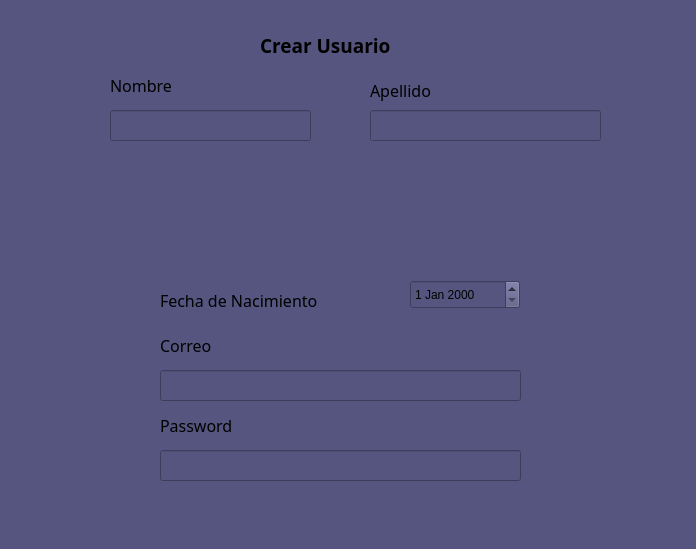
<?xml version="1.0" encoding="UTF-8"?>
<ui version="4.0">
 <class>datoApellido</class>
 <widget class="QFrame" name="datoApellido">
  <property name="geometry">
   <rect>
    <x>0</x>
    <y>0</y>
    <width>696</width>
    <height>549</height>
   </rect>
  </property>
  <property name="windowTitle">
   <string>Frame</string>
  </property>
  <property name="styleSheet">
   <string notr="true">background-color: rgb(85, 85, 127);</string>
  </property>
  <widget class="QLabel" name="Nombre">
   <property name="geometry">
    <rect>
     <x>110</x>
     <y>70</y>
     <width>71</width>
     <height>31</height>
    </rect>
   </property>
   <property name="font">
    <font>
     <family>Cascadia Code</family>
     <pointsize>12</pointsize>
    </font>
   </property>
   <property name="text">
    <string>Nombre</string>
   </property>
  </widget>
  <widget class="QLabel" name="Nombre_2">
   <property name="geometry">
    <rect>
     <x>370</x>
     <y>70</y>
     <width>101</width>
     <height>41</height>
    </rect>
   </property>
   <property name="font">
    <font>
     <family>Cascadia Code</family>
     <pointsize>12</pointsize>
    </font>
   </property>
   <property name="text">
    <string>Apellido</string>
   </property>
  </widget>
  <widget class="QLabel" name="Nombre_3">
   <property name="geometry">
    <rect>
     <x>160</x>
     <y>330</y>
     <width>71</width>
     <height>31</height>
    </rect>
   </property>
   <property name="font">
    <font>
     <family>Cascadia Code</family>
     <pointsize>12</pointsize>
    </font>
   </property>
   <property name="text">
    <string>Correo</string>
   </property>
  </widget>
  <widget class="QLabel" name="Nombre_4">
   <property name="geometry">
    <rect>
     <x>160</x>
     <y>280</y>
     <width>231</width>
     <height>41</height>
    </rect>
   </property>
   <property name="font">
    <font>
     <family>Cascadia Code</family>
     <pointsize>12</pointsize>
    </font>
   </property>
   <property name="text">
    <string>Fecha de Nacimiento</string>
   </property>
  </widget>
  <widget class="QLabel" name="Nombre_5">
   <property name="geometry">
    <rect>
     <x>160</x>
     <y>410</y>
     <width>101</width>
     <height>31</height>
    </rect>
   </property>
   <property name="font">
    <font>
     <family>Cascadia Code</family>
     <pointsize>12</pointsize>
    </font>
   </property>
   <property name="text">
    <string>Password</string>
   </property>
  </widget>
  <widget class="QLabel" name="Nombre_6">
   <property name="geometry">
    <rect>
     <x>260</x>
     <y>30</y>
     <width>171</width>
     <height>31</height>
    </rect>
   </property>
   <property name="font">
    <font>
     <family>Cascadia Code</family>
     <pointsize>14</pointsize>
     <bold>true</bold>
    </font>
   </property>
   <property name="text">
    <string>Crear Usuario</string>
   </property>
  </widget>
  <widget class="QLineEdit" name="datoNombre">
   <property name="geometry">
    <rect>
     <x>110</x>
     <y>110</y>
     <width>201</width>
     <height>31</height>
    </rect>
   </property>
  </widget>
  <widget class="QLineEdit" name="datoNombre_2">
   <property name="geometry">
    <rect>
     <x>370</x>
     <y>110</y>
     <width>231</width>
     <height>31</height>
    </rect>
   </property>
  </widget>
  <widget class="QDateEdit" name="datoFecha">
   <property name="geometry">
    <rect>
     <x>410</x>
     <y>280</y>
     <width>110</width>
     <height>29</height>
    </rect>
   </property>
  </widget>
  <widget class="QLineEdit" name="datoNombre_3">
   <property name="geometry">
    <rect>
     <x>160</x>
     <y>370</y>
     <width>361</width>
     <height>31</height>
    </rect>
   </property>
  </widget>
  <widget class="QLineEdit" name="datoNombre_4">
   <property name="geometry">
    <rect>
     <x>160</x>
     <y>450</y>
     <width>361</width>
     <height>31</height>
    </rect>
   </property>
  </widget>
 </widget>
 <resources/>
 <connections/>
</ui>
